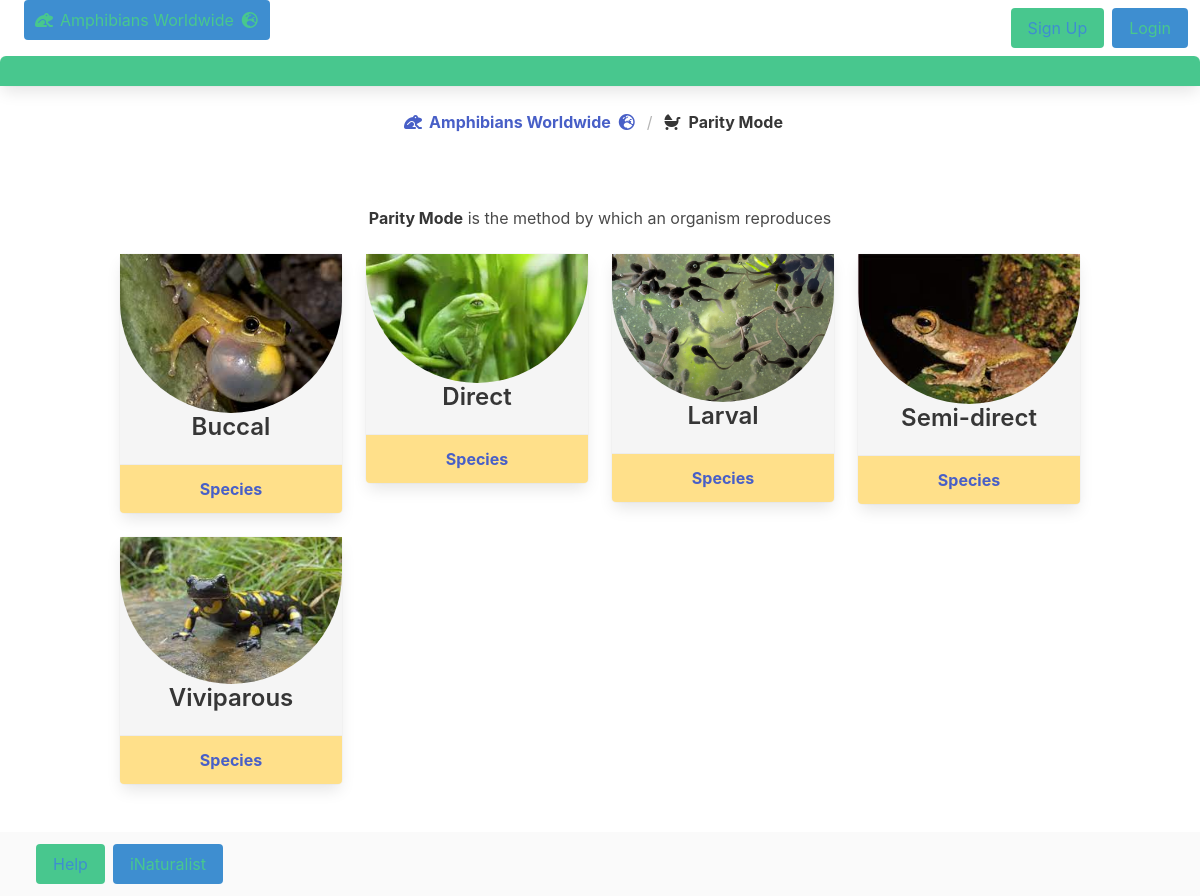
The page /home/search/parity_mode on the database its author committed.
### home/models.py (models this page shows, shortened)
class Parity_Mode(models.Model):
    parity_mode_id = models.AutoField(primary_key=True)
    parity_mode_desc = models.CharField(max_length=200)
    class Meta:
        managed = False
        db_table = 'parity_mode'

### home/views.py (the view)
# urls.py: path('search/parity_mode', views.parity_mode_view, name='parity_mode'),
def parity_mode_view(request):
    parity_mode_list = Parity_Mode.objects.all().order_by('parity_mode_desc')
    return render(request, 'home/search/parity_mode.html', {'parity_mode_list': parity_mode_list})

### home/templates/home/search/parity_mode.html (shortened to what this page needs)
{% extends 'base.html' %}
{% load static %}
{% block content %}
<article class="panel is-success">
  <p class="panel-heading">
  </p>
</article>
<nav class="breadcrumb is-centered" aria-label="breadcrumbs">
  <ul>
    <li><a href="{% url 'home:index' %}"><span class="icon is-small">
          <i class="fa-solid fa-frog"></i>
        </span>
        <span><strong>Amphibians Worldwide</strong></span>
        <span class="icon is-small">
          <i class="fa-solid fa-earth-europe"></i>
        </span></a></li>
    <li class="is-active"><a href="#" aria-current="page"><span class="icon is-small">
          <i class="fa-solid fa-baby-carriage"></i>
        </span>
        <span><strong>Parity Mode</strong>
        </span></a></li>
  </ul>
</nav>
<section class="section">
  <div class="container">
    <div class="columns is-mobile">
      <div class="column is-full is-centered has-text-centered">
        <p><strong>Parity Mode</strong> is the method by which an organism reproduces </p>
      </div>
    </div>
    <div class="columns is-multiline  is-mobile">
      {% for parity_mode in parity_mode_list %}<div class="column is-one-quarter is-centered has-text-centered">
        <div class="card csscard csscard-nav has-background-light">
          <div class="card-image csscardimage-nav  csscardimage">
            {% if parity_mode.parity_mode_desc == 'Buccal' %}
            <figure class="image is-960x960">
              <img class="is-rounded" src="{% static 'home/images/buccal1.jpg' %}">
            </figure>
            {% elif parity_mode.parity_mode_desc == 'Direct'%}
            <figure class="image is-960x960">
              <img class="is-rounded" src="{% static 'home/images/direct.jpg' %}">
            </figure>
            {% elif parity_mode.parity_mode_desc == 'Larval'%}
            <figure class="image is-960x960">
              <img class="is-rounded" src="{% static 'home/images/larval1.jpg' %}">
            </figure>
            {% elif parity_mode.parity_mode_desc == 'Semi-direct'%}
            <figure class="image is-960x960">
              <img class="is-rounded" src="{% static 'home/images/semi-direct.jpg' %}">
            </figure>
            {% elif parity_mode.parity_mode_desc == 'Viviparous'%}
            <figure class="image is-960x960">
              <img class="is-rounded" src="{% static 'home/images/viviparous.jpg' %}">
            </figure>
            {% else %}
            <figure class="image is-960x960">
              <img src="">
            </figure>
            {% endif %}
          </div>
          <div class='content'>
            <p class='title is-4'>{{ parity_mode.parity_mode_desc }}</p>
          </div>
          <footer class='card-footer has-background-warning'>
            <a href="{% url 'home:species_parity_mode' parity_mode_id=parity_mode.parity_mode_id %}"
              class='card-footer-item'><strong>Species</strong></a>
          </footer>
        </div>
      </div>
      {% endfor %}
</section>
{% endblock %}

### static/home/css/myui.css (style rules this page uses)
.image img { width: auto; height: auto; max-width: 100%; max-height: 100%; }
.csscard-nav { max-height: 300px; }

### rows shown on the page
Parity_Mode: parity_mode_desc "Buccal"
Parity_Mode: parity_mode_desc "Direct"
Parity_Mode: parity_mode_desc "Larval"
Parity_Mode: parity_mode_desc "Semi-direct"
Parity_Mode: parity_mode_desc "Viviparous"
